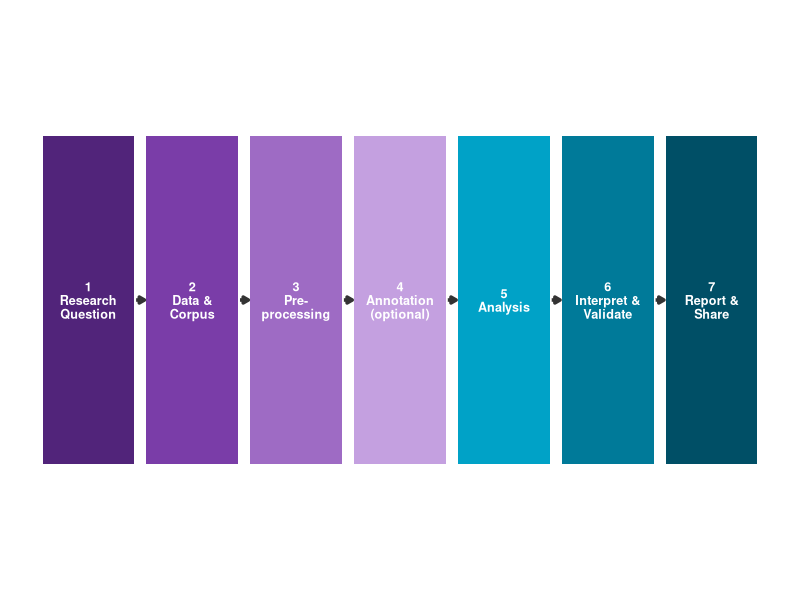

R code for this plot:
## ---- chunk 1
#| fig-height: 3
library(ggplot2)

stages <- data.frame(
  x = 1:7,
  y = rep(1, 7),
  label = c("1\nResearch\nQuestion", "2\nData &\nCorpus", 
            "3\nPre-\nprocessing", "4\nAnnotation\n(optional)", 
            "5\nAnalysis", "6\nInterpret &\nValidate", "7\nReport &\nShare"),
  color = c("#51247A", "#7A3DA8", "#9E6BC4", "#C4A0E0",
            "#00A2C7", "#007A99", "#004F66")
)

ggplot(stages, aes(x = x, y = y)) +
  geom_tile(aes(fill = color), width = 0.88, height = 0.6, show.legend = FALSE) +
  geom_text(aes(label = label), color = "white", size = 3.2, fontface = "bold", lineheight = 0.9) +
  geom_segment(data = data.frame(x = 1:6 + 0.46, xend = 1:6 + 0.54, y = 1, yend = 1),
               aes(x = x, y = y, xend = xend, yend = yend),
               arrow = arrow(length = unit(0.15, "cm"), type = "closed"),
               linewidth = 1.2, color = "#333333") +
  scale_fill_identity() +
  scale_x_continuous(limits = c(0.5, 7.5)) +
  scale_y_continuous(limits = c(0.5, 1.5)) +
  theme_void() +
  theme(plot.background = element_rect(fill = "transparent", color = NA))
